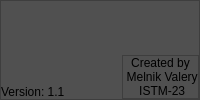
        <widget class="QFrame" name="footer">
         <property name="maximumSize">
          <size>
           <width>16777215</width>
           <height>16777215</height>
          </size>
         </property>
         <property name="styleSheet">
          <string notr="true">background-color: rgb(80,80,80);</string>
         </property>
         <property name="frameShape">
          <enum>QFrame::StyledPanel</enum>
         </property>
         <property name="frameShadow">
          <enum>QFrame::Raised</enum>
         </property>
         <layout class="QHBoxLayout" name="horizontalLayout_4">
          <property name="spacing">
           <number>0</number>
          </property>
          <property name="leftMargin">
           <number>0</number>
          </property>
          <property name="topMargin">
           <number>0</number>
          </property>
          <property name="rightMargin">
           <number>0</number>
          </property>
          <property name="bottomMargin">
           <number>0</number>
          </property>
          <item>
           <widget class="QFrame" name="frame_4">
            <property name="frameShape">
             <enum>QFrame::NoFrame</enum>
            </property>
            <property name="frameShadow">
             <enum>QFrame::Raised</enum>
            </property>
            <layout class="QVBoxLayout" name="verticalLayout_4">
             <property name="spacing">
              <number>0</number>
             </property>
             <property name="leftMargin">
              <number>0</number>
             </property>
             <property name="topMargin">
              <number>0</number>
             </property>
             <property name="rightMargin">
              <number>0</number>
             </property>
             <property name="bottomMargin">
              <number>0</number>
             </property>
             <item alignment="Qt::AlignBottom">
              <widget class="QLabel" name="label">
               <property name="text">
                <string>Version: 1.1</string>
               </property>
              </widget>
             </item>
            </layout>
           </widget>
          </item>
          <item>
           <widget class="QFrame" name="frame_6">
            <property name="sizePolicy">
             <sizepolicy hsizetype="Expanding" vsizetype="Preferred">
              <horstretch>0</horstretch>
              <verstretch>0</verstretch>
             </sizepolicy>
            </property>
            <property name="frameShape">
             <enum>QFrame::NoFrame</enum>
            </property>
            <property name="frameShadow">
             <enum>QFrame::Raised</enum>
            </property>
           </widget>
          </item>
          <item alignment="Qt::AlignRight|Qt::AlignBottom">
           <widget class="QFrame" name="frame_5">
            <property name="sizePolicy">
             <sizepolicy hsizetype="Expanding" vsizetype="Expanding">
              <horstretch>0</horstretch>
              <verstretch>0</verstretch>
             </sizepolicy>
            </property>
            <property name="maximumSize">
             <size>
              <width>16777215</width>
              <height>16777215</height>
             </size>
            </property>
            <property name="frameShape">
             <enum>QFrame::StyledPanel</enum>
            </property>
            <property name="frameShadow">
             <enum>QFrame::Raised</enum>
            </property>
            <layout class="QVBoxLayout" name="verticalLayout_5">
             <property name="spacing">
              <number>0</number>
             </property>
             <property name="leftMargin">
              <number>0</number>
             </property>
             <property name="topMargin">
              <number>0</number>
             </property>
             <property name="rightMargin">
              <number>0</number>
             </property>
             <property name="bottomMargin">
              <number>0</number>
             </property>
             <item alignment="Qt::AlignRight|Qt::AlignBottom">
              <widget class="QPushButton" name="github_site">
               <property name="enabled">
                <bool>true</bool>
               </property>
               <property name="sizePolicy">
                <sizepolicy hsizetype="Expanding" vsizetype="Expanding">
                 <horstretch>0</horstretch>
                 <verstretch>0</verstretch>
                </sizepolicy>
               </property>
               <property name="mouseTracking">
                <bool>false</bool>
               </property>
               <property name="tabletTracking">
                <bool>false</bool>
               </property>
               <property name="focusPolicy">
                <enum>Qt::NoFocus</enum>
               </property>
               <property name="layoutDirection">
                <enum>Qt::LeftToRight</enum>
               </property>
               <property name="autoFillBackground">
                <bool>false</bool>
               </property>
               <property name="styleSheet">
                <string notr="true">border: none;</string>
               </property>
               <property name="text">
                <string>Created by
 Melnik Valery
 ISTM-23</string>
               </property>
               <property name="icon">
                <iconset>
                 <normaloff>icons/github.svg</normaloff>icons/github.svg</iconset>
               </property>
               <property name="iconSize">
                <size>
                 <width>48</width>
                 <height>48</height>
                </size>
               </property>
              </widget>
             </item>
            </layout>
           </widget>
          </item>
         </layout>
        </widget>
